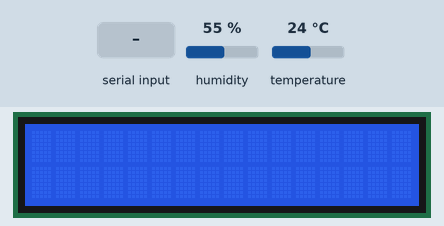
Bench run of a sketch on a simulated Arduino Uno, built with avr-gcc and run on an emulated ATmega328P. Parts: 16×2 character LCD. The inputs (shaded band) are chosen by the test bench; at power-on: temperature 24 °C, humidity 55 %. What the sketch prints to the serial monitor is not drawn.

Above: at 1.2 s.
1.3 s: temperature set to 12 °C
At 6.4 s:
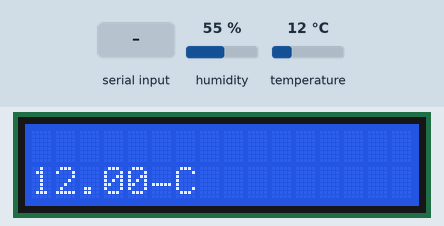
7.3 s: humidity set to 22 %
At 13.0 s:
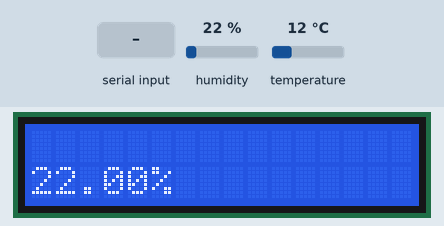
13.3 s: "getdata\n" received over Serial
19.3 s: temperature set to 19 °C
At 22.0 s:
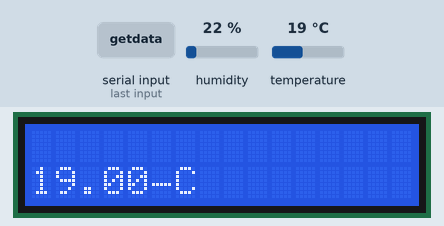
25.3 s: "1\n" received over Serial
28.8 s: temperature set to 28 °C
At 34.7 s:
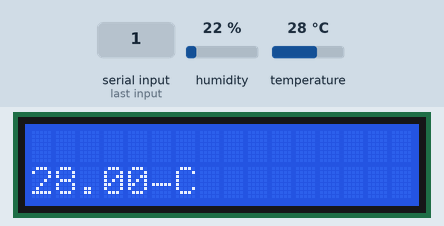
Timing chart, 0 to 35.8 s (numbered marks = the images above; inputs shaded):
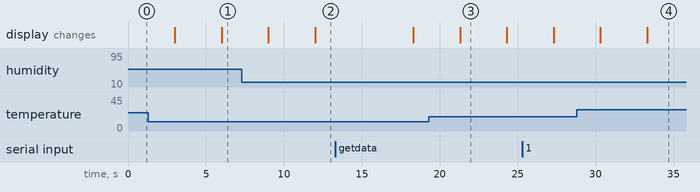

The sketch:

LCD_display.ino
```cpp
#include <LiquidCrystal.h>
#include "DHT.h"
#define DHTPIN A0
#define DHTTYPE DHT11

#define SENSOR1 A1
#define SENSOR2 A2
#define SENSOR3 A3

#define SENSOR_POWER 7

const int AirValue = 1024;
const int WaterValue = 330;

int soilMoistureValue = 0;
int soilmoisturepercent=0;

DHT dht(DHTPIN, DHTTYPE);

LiquidCrystal lcd(12, 11, 5, 4, 3, 2);

float readTemperature(){

  // read temperature as Celsius
  float tempC = dht.readTemperature();

  // check if any reads failed
  if (isnan(tempC)) {
    Serial.println("Failed to read from DHT sensor!");
    return -1;
  } else {
    //Serial.print("Temperature: ");
    //Serial.print(tempC);
    //Serial.println("°C");
    return tempC;
  }
}
float readHumidity(){
    // read humidity
  float humi  = dht.readHumidity();
  if (isnan(humi)) {
    Serial.println("Failed to read from DHT sensor!");
    return -1;
  } else {
    //Serial.print("Humidity: ");
   // Serial.print(humi);
   // Serial.println("%");
    return humi;
  }
}
enum DisplayState {
  SHOW_TEMP_LABEL,
  SHOW_TEMP_VALUE,
  SHOW_HUM_LABEL,
  SHOW_HUM_VALUE
};
void PrintOnLCDDisplay(float humi, float tempC) {
  static DisplayState state = SHOW_TEMP_LABEL;
  static unsigned long lastUpdate = 0;
  const unsigned long displayInterval = 3000;

  unsigned long currentMillis = millis();

  if (currentMillis - lastUpdate >= displayInterval) {
    lastUpdate = currentMillis;
    lcd.clear();

    switch (state) {
      case SHOW_TEMP_LABEL:
        lcd.setCursor(0, 0);
        lcd.print("Temperature");
        state = SHOW_TEMP_VALUE;
        break;

      case SHOW_TEMP_VALUE:
        lcd.setCursor(0, 1);
        lcd.print(tempC);
        lcd.print((char)176);
        lcd.print("C");
        state = SHOW_HUM_LABEL;
        break;

      case SHOW_HUM_LABEL:
        lcd.setCursor(0, 0);
        lcd.print("Humidity");
        state = SHOW_HUM_VALUE;
        break;

      case SHOW_HUM_VALUE:
        lcd.setCursor(0, 1);
        lcd.print(humi);
        lcd.print("%");
        state = SHOW_TEMP_LABEL;
        break;
    }
  }
}
void setup() {
  lcd.begin(16, 2);
  lcd.clear();
  dht.begin();
  Serial.begin(9600);
  pinMode(SENSOR_POWER,OUTPUT);
}

void loop() {
  int lettura=0;
  int soilmoisturepercent=0;

  float tempC=readTemperature();

  float humi=readHumidity();

  if (Serial.available()) {
    String command = Serial.readStringUntil('\n');
    command.trim();

    if (command == "getdata") {
      Serial.println(F("Start measuring plant in 5s!"));
      digitalWrite(SENSOR_POWER, HIGH); // Give power to sensors
      delay(5000);  // Wait 5 seconds to get sensors warmed up
      lettura=analogRead(SENSOR1); // Read analog data [0-1024]
      Serial.println(lettura); // Print it on Serial monitor
      soilmoisturepercent=map(lettura, AirValue, WaterValue, 0, 100); // Convert it in a centigrade scale, from 0 to 100
      Serial.print("Sensor n.1: "); // Print transformed data onto serial monitor
      Serial.print(soilmoisturepercent,1);
      Serial.print("%| ");

      lettura=analogRead(SENSOR2);
      soilmoisturepercent=map(lettura, AirValue, WaterValue, 0, 100);
      Serial.print("Sensor n.2: ");
      Serial.print(soilmoisturepercent,1);
      Serial.print("%| ");

      lettura=analogRead(SENSOR3);
      soilmoisturepercent=map(lettura, AirValue, WaterValue, 0, 100);
      Serial.print("Sensor n.3: ");
      Serial.print(soilmoisturepercent,1);
      Serial.println("%.");
    }
    else if(command="realtime"){
      Serial.print("Temperature: ");
      Serial.print(tempC,1);
      Serial.print("°C,");
      Serial.print("Humidity: ");
      Serial.print(humi,1);
      Serial.println("%");
    }
  digitalWrite(SENSOR_POWER, LOW);
  }

  PrintOnLCDDisplay(humi, tempC);


}
```

Measured:
- what the display in image 3 shows lasts 3.0 s, from 21.3 s to 24.3 s
